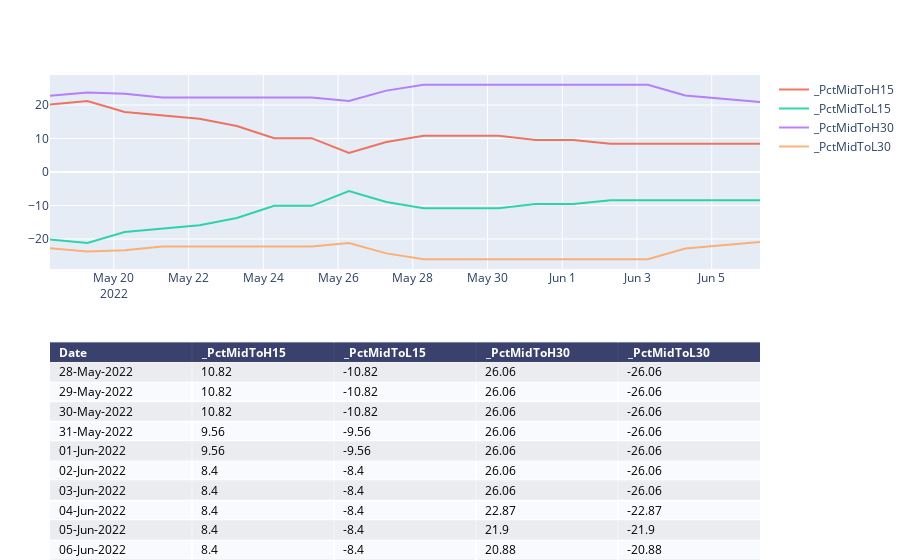

Notebook code cell kept with this figure:
### Code cell
chartTitle3=f"{symbol}_PCT-Mid-HH"
print(chartTitle1)
# colsToPlot=[  x for  x  in list_cols if x.startswith('_X') and ( x.startswith('_XMid')==False) ]
colsToPlot=[  x for  x  in list_cols if x.startswith('_PctMidTo') ]
fig=manage_chart(df,colsToPlot,"",'')

pio.write_image(fig, f"{report_path}\\{chartTitle3}.png")
fig

### Figure 1 — Plotly figure (JSON) as saved in the notebook; plotly's stock layout.template omitted (floating-point values rounded to 4 significant figures)
{"data": [{"colorscale": [[0, "#00083e"], [0.5, "#ededee"], [1, "#ffffff"]], "hoverinfo": "none", "opacity": 0.75, "showscale": false, "type": "heatmap", "z": [[0, 0, 0, 0, 0], [0.5, 0.5, 0.5, 0.5, 0.5], [1, 1, 1, 1, 1], [0.5, 0.5, 0.5, 0.5, 0.5], [1, 1, 1, 1, 1], [0.5, 0.5, 0.5, 0.5, 0.5], [1, 1, 1, 1, 1], [0.5, 0.5, 0.5, 0.5, 0.5], [1, 1, 1, 1, 1], [0.5, 0.5, 0.5, 0.5, 0.5], [1, 1, 1, 1, 1]]}, {"name": "_PctMidToH15", "opacity": 0.8, "type": "scatter", "x": ["2022-05-18T07:00:00", "2022-05-19T07:00:00", "2022-05-20T07:00:00", "2022-05-21T07:00:00", "2022-05-22T07:00:00", "2022-05-23T07:00:00", "2022-05-24T07:00:00", "2022-05-25T07:00:00", "2022-05-26T07:00:00", "2022-05-27T07:00:00", "2022-05-28T07:00:00", "2022-05-29T07:00:00", "2022-05-30T07:00:00", "2022-05-31T07:00:00", "2022-06-01T07:00:00", "2022-06-02T07:00:00", "2022-06-03T07:00:00", "2022-06-04T07:00:00", "2022-06-05T07:00:00", "2022-06-06T07:00:00"], "xaxis": "x2", "y": [20.18, 21.2, 17.94, 16.95, 15.91, 13.71, 10.11, 10.11, 5.71, 8.95, 10.82, 10.82, 10.82, 9.56, 9.56, 8.4, 8.4, 8.4, 8.4, 8.4], "yaxis": "y2"}, {"name": "_PctMidToL15", "opacity": 0.8, "type": "scatter", "x": ["2022-05-18T07:00:00", "2022-05-19T07:00:00", "2022-05-20T07:00:00", "2022-05-21T07:00:00", "2022-05-22T07:00:00", "2022-05-23T07:00:00", "2022-05-24T07:00:00", "2022-05-25T07:00:00", "2022-05-26T07:00:00", "2022-05-27T07:00:00", "2022-05-28T07:00:00", "2022-05-29T07:00:00", "2022-05-30T07:00:00", "2022-05-31T07:00:00", "2022-06-01T07:00:00", "2022-06-02T07:00:00", "2022-06-03T07:00:00", "2022-06-04T07:00:00", "2022-06-05T07:00:00", "2022-06-06T07:00:00"], "xaxis": "x2", "y": [-20.18, -21.2, -17.94, -16.95, -15.91, -13.71, -10.11, -10.11, -5.71, -8.95, -10.82, -10.82, -10.82, -9.56, -9.56, -8.4, -8.4, -8.4, -8.4, -8.4], "yaxis": "y2"}, {"name": "_PctMidToH30", "opacity": 0.8, "type": "scatter", "x": ["2022-05-18T07:00:00", "2022-05-19T07:00:00", "2022-05-20T07:00:00", "2022-05-21T07:00:00", "2022-05-22T07:00:00", "2022-05-23T07:00:00", "2022-05-24T07:00:00", "2022-05-25T07:00:00", "2022-05-26T07:00:00", "2022-05-27T07:00:00", "2022-05-28T07:00:00", "2022-05-29T07:00:00", "2022-05-30T07:00:00", "2022-05-31T07:00:00", "2022-06-01T07:00:00", "2022-06-02T07:00:00", "2022-06-03T07:00:00", "2022-06-04T07:00:00", "2022-06-05T07:00:00", "2022-06-06T07:00:00"], "xaxis": "x2", "y": [22.74, 23.75, 23.37, 22.26, 22.26, 22.26, 22.26, 22.26, 21.2, 24.29, 26.06, 26.06, 26.06, 26.06, 26.06, 26.06, 26.06, 22.87, 21.9, 20.88], "yaxis": "y2"}, {"name": "_PctMidToL30", "opacity": 0.8, "type": "scatter", "x": ["2022-05-18T07:00:00", "2022-05-19T07:00:00", "2022-05-20T07:00:00", "2022-05-21T07:00:00", "2022-05-22T07:00:00", "2022-05-23T07:00:00", "2022-05-24T07:00:00", "2022-05-25T07:00:00", "2022-05-26T07:00:00", "2022-05-27T07:00:00", "2022-05-28T07:00:00", "2022-05-29T07:00:00", "2022-05-30T07:00:00", "2022-05-31T07:00:00", "2022-06-01T07:00:00", "2022-06-02T07:00:00", "2022-06-03T07:00:00", "2022-06-04T07:00:00", "2022-06-05T07:00:00", "2022-06-06T07:00:00"], "xaxis": "x2", "y": [-22.74, -23.75, -23.37, -22.26, -22.26, -22.26, -22.26, -22.26, -21.2, -24.29, -26.06, -26.06, -26.06, -26.06, -26.06, -26.06, -26.06, -22.87, -21.9, -20.88], "yaxis": "y2"}], "layout": {"annotations": [{"align": "left", "font": {"color": "#ffffff"}, "showarrow": false, "text": "<b>Date</b>", "x": -0.45, "xanchor": "left", "xref": "x", "y": 0, "yref": "y"}, {"align": "left", "font": {"color": "#ffffff"}, "showarrow": false, "text": "<b>_PctMidToH15</b>", "x": 0.55, "xanchor": "left", "xref": "x", "y": 0, "yref": "y"}, {"align": "left", "font": {"color": "#ffffff"}, "showarrow": false, "text": "<b>_PctMidToL15</b>", "x": 1.55, "xanchor": "left", "xref": "x", "y": 0, "yref": "y"}, {"align": "left", "font": {"color": "#ffffff"}, "showarrow": false, "text": "<b>_PctMidToH30</b>", "x": 2.55, "xanchor": "left", "xref": "x", "y": 0, "yref": "y"}, {"align": "left", "font": {"color": "#ffffff"}, "showarrow": false, "text": "<b>_PctMidToL30</b>", "x": 3.55, "xanchor": "left", "xref": "x", "y": 0, "yref": "y"}, {"align": "left", "font": {"color": "#000000"}, "showarrow": false, "text": "28-May-2022", "x": -0.45, "xanchor": "left", "xref": "x", "y": 1, "yref": "y"}, {"align": "left", "font": {"color": "#000000"}, "showarrow": false, "text": "10.82", "x": 0.55, "xanchor": "left", "xref": "x", "y": 1, "yref": "y"}, {"align": "left", "font": {"color": "#000000"}, "showarrow": false, "text": "-10.82", "x": 1.55, "xanchor": "left", "xref": "x", "y": 1, "yref": "y"}, {"align": "left", "font": {"color": "#000000"}, "showarrow": false, "text": "26.06", "x": 2.55, "xanchor": "left", "xref": "x", "y": 1, "yref": "y"}, {"align": "left", "font": {"color": "#000000"}, "showarrow": false, "text": "-26.06", "x": 3.55, "xanchor": "left", "xref": "x", "y": 1, "yref": "y"}, {"align": "left", "font": {"color": "#000000"}, "showarrow": false, "text": "29-May-2022", "x": -0.45, "xanchor": "left", "xref": "x", "y": 2, "yref": "y"}, {"align": "left", "font": {"color": "#000000"}, "showarrow": false, "text": "10.82", "x": 0.55, "xanchor": "left", "xref": "x", "y": 2, "yref": "y"}, {"align": "left", "font": {"color": "#000000"}, "showarrow": false, "text": "-10.82", "x": 1.55, "xanchor": "left", "xref": "x", "y": 2, "yref": "y"}, {"align": "left", "font": {"color": "#000000"}, "showarrow": false, "text": "26.06", "x": 2.55, "xanchor": "left", "xref": "x", "y": 2, "yref": "y"}, {"align": "left", "font": {"color": "#000000"}, "showarrow": false, "text": "-26.06", "x": 3.55, "xanchor": "left", "xref": "x", "y": 2, "yref": "y"}, {"align": "left", "font": {"color": "#000000"}, "showarrow": false, "text": "30-May-2022", "x": -0.45, "xanchor": "left", "xref": "x", "y": 3, "yref": "y"}, {"align": "left", "font": {"color": "#000000"}, "showarrow": false, "text": "10.82", "x": 0.55, "xanchor": "left", "xref": "x", "y": 3, "yref": "y"}, {"align": "left", "font": {"color": "#000000"}, "showarrow": false, "text": "-10.82", "x": 1.55, "xanchor": "left", "xref": "x", "y": 3, "yref": "y"}, {"align": "left", "font": {"color": "#000000"}, "showarrow": false, "text": "26.06", "x": 2.55, "xanchor": "left", "xref": "x", "y": 3, "yref": "y"}, {"align": "left", "font": {"color": "#000000"}, "showarrow": false, "text": "-26.06", "x": 3.55, "xanchor": "left", "xref": "x", "y": 3, "yref": "y"}, {"align": "left", "font": {"color": "#000000"}, "showarrow": false, "text": "31-May-2022", "x": -0.45, "xanchor": "left", "xref": "x", "y": 4, "yref": "y"}, {"align": "left", "font": {"color": "#000000"}, "showarrow": false, "text": "9.56", "x": 0.55, "xanchor": "left", "xref": "x", "y": 4, "yref": "y"}, {"align": "left", "font": {"color": "#000000"}, "showarrow": false, "text": "-9.56", "x": 1.55, "xanchor": "left", "xref": "x", "y": 4, "yref": "y"}, {"align": "left", "font": {"color": "#000000"}, "showarrow": false, "text": "26.06", "x": 2.55, "xanchor": "left", "xref": "x", "y": 4, "yref": "y"}, {"align": "left", "font": {"color": "#000000"}, "showarrow": false, "text": "-26.06", "x": 3.55, "xanchor": "left", "xref": "x", "y": 4, "yref": "y"}, {"align": "left", "font": {"color": "#000000"}, "showarrow": false, "text": "01-Jun-2022", "x": -0.45, "xanchor": "left", "xref": "x", "y": 5, "yref": "y"}, {"align": "left", "font": {"color": "#000000"}, "showarrow": false, "text": "9.56", "x": 0.55, "xanchor": "left", "xref": "x", "y": 5, "yref": "y"}, {"align": "left", "font": {"color": "#000000"}, "showarrow": false, "text": "-9.56", "x": 1.55, "xanchor": "left", "xref": "x", "y": 5, "yref": "y"}, {"align": "left", "font": {"color": "#000000"}, "showarrow": false, "text": "26.06", "x": 2.55, "xanchor": "left", "xref": "x", "y": 5, "yref": "y"}, {"align": "left", "font": {"color": "#000000"}, "showarrow": false, "text": "-26.06", "x": 3.55, "xanchor": "left", "xref": "x", "y": 5, "yref": "y"}, {"align": "left", "font": {"color": "#000000"}, "showarrow": false, "text": "02-Jun-2022", "x": -0.45, "xanchor": "left", "xref": "x", "y": 6, "yref": "y"}, {"align": "left", "font": {"color": "#000000"}, "showarrow": false, "text": "8.4", "x": 0.55, "xanchor": "left", "xref": "x", "y": 6, "yref": "y"}, {"align": "left", "font": {"color": "#000000"}, "showarrow": false, "text": "-8.4", "x": 1.55, "xanchor": "left", "xref": "x", "y": 6, "yref": "y"}, {"align": "left", "font": {"color": "#000000"}, "showarrow": false, "text": "26.06", "x": 2.55, "xanchor": "left", "xref": "x", "y": 6, "yref": "y"}, {"align": "left", "font": {"color": "#000000"}, "showarrow": false, "text": "-26.06", "x": 3.55, "xanchor": "left", "xref": "x", "y": 6, "yref": "y"}, {"align": "left", "font": {"color": "#000000"}, "showarrow": false, "text": "03-Jun-2022", "x": -0.45, "xanchor": "left", "xref": "x", "y": 7, "yref": "y"}, {"align": "left", "font": {"color": "#000000"}, "showarrow": false, "text": "8.4", "x": 0.55, "xanchor": "left", "xref": "x", "y": 7, "yref": "y"}, {"align": "left", "font": {"color": "#000000"}, "showarrow": false, "text": "-8.4", "x": 1.55, "xanchor": "left", "xref": "x", "y": 7, "yref": "y"}, {"align": "left", "font": {"color": "#000000"}, "showarrow": false, "text": "26.06", "x": 2.55, "xanchor": "left", "xref": "x", "y": 7, "yref": "y"}, {"align": "left", "font": {"color": "#000000"}, "showarrow": false, "text": "-26.06", "x": 3.55, "xanchor": "left", "xref": "x", "y": 7, "yref": "y"}, {"align": "left", "font": {"color": "#000000"}, "showarrow": false, "text": "04-Jun-2022", "x": -0.45, "xanchor": "left", "xref": "x", "y": 8, "yref": "y"}, {"align": "left", "font": {"color": "#000000"}, "showarrow": false, "text": "8.4", "x": 0.55, "xanchor": "left", "xref": "x", "y": 8, "yref": "y"}, {"align": "left", "font": {"color": "#000000"}, "showarrow": false, "text": "-8.4", "x": 1.55, "xanchor": "left", "xref": "x", "y": 8, "yref": "y"}, {"align": "left", "font": {"color": "#000000"}, "showarrow": false, "text": "22.87", "x": 2.55, "xanchor": "left", "xref": "x", "y": 8, "yref": "y"}, {"align": "left", "font": {"color": "#000000"}, "showarrow": false, "text": "-22.87", "x": 3.55, "xanchor": "left", "xref": "x", "y": 8, "yref": "y"}, {"align": "left", "font": {"color": "#000000"}, "showarrow": false, "text": "05-Jun-2022", "x": -0.45, "xanchor": "left", "xref": "x", "y": 9, "yref": "y"}, {"align": "left", "font": {"color": "#000000"}, "showarrow": false, "text": "8.4", "x": 0.55, "xanchor": "left", "xref": "x", "y": 9, "yref": "y"}, {"align": "left", "font": {"color": "#000000"}, "showarrow": false, "text": "-8.4", "x": 1.55, "xanchor": "left", "xref": "x", "y": 9, "yref": "y"}, {"align": "left", "font": {"color": "#000000"}, "showarrow": false, "text": "21.9", "x": 2.55, "xanchor": "left", "xref": "x", "y": 9, "yref": "y"}, {"align": "left", "font": {"color": "#000000"}, "showarrow": false, "text": "-21.9", "x": 3.55, "xanchor": "left", "xref": "x", "y": 9, "yref": "y"}, {"align": "left", "font": {"color": "#000000"}, "showarrow": false, "text": "06-Jun-2022", "x": -0.45, "xanchor": "left", "xref": "x", "y": 10, "yref": "y"}, {"align": "left", "font": {"color": "#000000"}, "showarrow": false, "text": "8.4", "x": 0.55, "xanchor": "left", "xref": "x", "y": 10, "yref": "y"}, {"align": "left", "font": {"color": "#000000"}, "showarrow": false, "text": "-8.4", "x": 1.55, "xanchor": "left", "xref": "x", "y": 10, "yref": "y"}, {"align": "left", "font": {"color": "#000000"}, "showarrow": false, "text": "20.88", "x": 2.55, "xanchor": "left", "xref": "x", "y": 10, "yref": "y"}, {"align": "left", "font": {"color": "#000000"}, "showarrow": false, "text": "-20.88", "x": 3.55, "xanchor": "left", "xref": "x", "y": 10, "yref": "y"}], "autosize": true, "margin": {"b": 0, "l": 50, "r": 0, "t": 75}, "title": {"text": ""}, "xaxis": {"autorange": true, "dtick": 1, "gridwidth": 2, "range": [-0.5, 4.5], "showticklabels": false, "tick0": -0.5, "ticks": "", "zeroline": false}, "xaxis2": {"anchor": "y2", "autorange": true, "range": ["2022-05-18 07:00", "2022-06-06 07:00"], "type": "date"}, "yaxis": {"autorange": true, "domain": [0, 0.45], "dtick": 1, "gridwidth": 2, "range": [10.5, -0.5], "showticklabels": false, "tick0": 0.5, "ticks": "", "zeroline": false}, "yaxis2": {"anchor": "x2", "autorange": true, "domain": [0.6, 1], "range": [-28.96, 28.96], "title": {"text": ""}, "type": "linear"}}}
